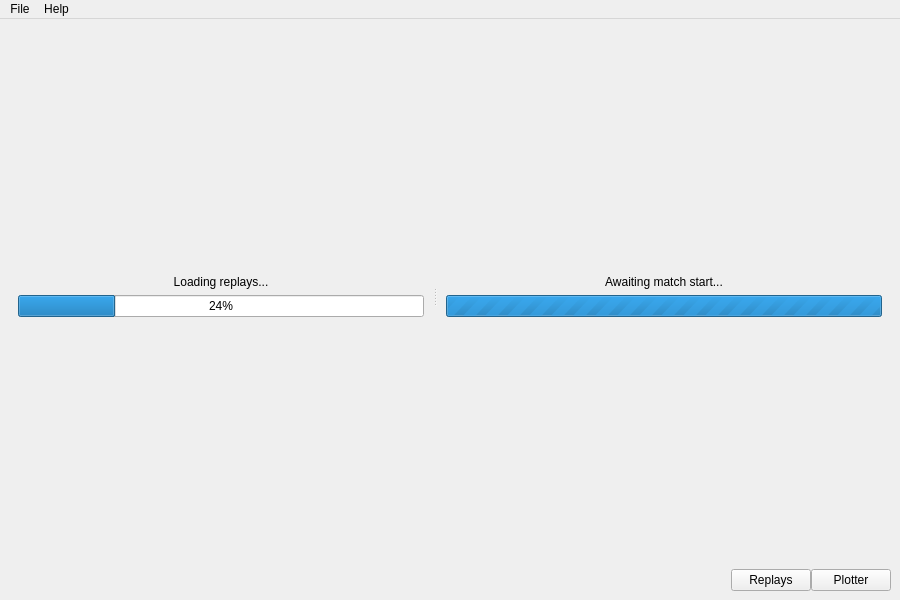
<?xml version="1.0" encoding="UTF-8"?>
<ui version="4.0">
 <class>MainWindow</class>
 <widget class="QMainWindow" name="MainWindow">
  <property name="geometry">
   <rect>
    <x>0</x>
    <y>0</y>
    <width>900</width>
    <height>600</height>
   </rect>
  </property>
  <property name="windowTitle">
   <string>WT Plotter</string>
  </property>
  <widget class="QWidget" name="centralwidget">
   <layout class="QVBoxLayout" name="verticalLayout">
    <item>
     <widget class="QSplitter" name="splitter">
      <property name="orientation">
       <enum>Qt::Orientation::Horizontal</enum>
      </property>
      <widget class="QStackedWidget" name="stackedWidget_1">
       <property name="currentIndex">
        <number>1</number>
       </property>
       <widget class="QWidget" name="page_4">
        <layout class="QVBoxLayout" name="verticalLayout_6">
         <item>
          <widget class="QTreeView" name="replayTreeView">
           <property name="sizePolicy">
            <sizepolicy hsizetype="Expanding" vsizetype="Expanding">
             <horstretch>0</horstretch>
             <verstretch>0</verstretch>
            </sizepolicy>
           </property>
           <property name="minimumSize">
            <size>
             <width>258</width>
             <height>258</height>
            </size>
           </property>
           <property name="maximumSize">
            <size>
             <width>16777215</width>
             <height>16777215</height>
            </size>
           </property>
          </widget>
         </item>
         <item>
          <layout class="QHBoxLayout" name="horizontalLayout_2">
           <property name="spacing">
            <number>0</number>
           </property>
           <item>
            <widget class="QToolButton" name="collapseButton">
             <property name="text">
              <string>Collapse</string>
             </property>
            </widget>
           </item>
           <item>
            <widget class="QToolButton" name="expandButton">
             <property name="text">
              <string>Expand</string>
             </property>
            </widget>
           </item>
           <item>
            <widget class="QToolButton" name="refreshButton">
             <property name="text">
              <string>Refresh</string>
             </property>
            </widget>
           </item>
           <item>
            <spacer name="horizontalSpacer">
             <property name="orientation">
              <enum>Qt::Orientation::Horizontal</enum>
             </property>
             <property name="sizeHint" stdset="0">
              <size>
               <width>40</width>
               <height>20</height>
              </size>
             </property>
            </spacer>
           </item>
          </layout>
         </item>
        </layout>
       </widget>
       <widget class="QWidget" name="page_5">
        <layout class="QVBoxLayout" name="verticalLayout_8">
         <item>
          <spacer name="verticalSpacer_3">
           <property name="orientation">
            <enum>Qt::Orientation::Vertical</enum>
           </property>
           <property name="sizeHint" stdset="0">
            <size>
             <width>20</width>
             <height>40</height>
            </size>
           </property>
          </spacer>
         </item>
         <item>
          <widget class="QLabel" name="label">
           <property name="text">
            <string>Loading replays...</string>
           </property>
           <property name="alignment">
            <set>Qt::AlignmentFlag::AlignCenter</set>
           </property>
          </widget>
         </item>
         <item>
          <widget class="QProgressBar" name="replayLoadingProgressBar">
           <property name="value">
            <number>24</number>
           </property>
          </widget>
         </item>
         <item>
          <spacer name="verticalSpacer_4">
           <property name="orientation">
            <enum>Qt::Orientation::Vertical</enum>
           </property>
           <property name="sizeHint" stdset="0">
            <size>
             <width>20</width>
             <height>40</height>
            </size>
           </property>
          </spacer>
         </item>
        </layout>
       </widget>
      </widget>
      <widget class="QStackedWidget" name="stackedWidget_2">
       <property name="currentIndex">
        <number>2</number>
       </property>
       <widget class="QWidget" name="page">
        <layout class="QVBoxLayout" name="verticalLayout_2">
         <property name="topMargin">
          <number>9</number>
         </property>
         <property name="bottomMargin">
          <number>9</number>
         </property>
         <item>
          <widget class="QFrame" name="frame">
           <property name="frameShape">
            <enum>QFrame::Shape::StyledPanel</enum>
           </property>
           <property name="frameShadow">
            <enum>QFrame::Shadow::Raised</enum>
           </property>
           <layout class="QHBoxLayout" name="horizontalLayout">
            <item>
             <layout class="QVBoxLayout" name="verticalLayout_9">
              <item>
               <widget class="QLabel" name="mapNameLabel">
                <property name="text">
                 <string>Map:</string>
                </property>
               </widget>
              </item>
              <item>
               <widget class="QLabel" name="difficultyLabel">
                <property name="text">
                 <string>Difficulty:</string>
                </property>
               </widget>
              </item>
              <item>
               <widget class="QLabel" name="startTimeLabel">
                <property name="text">
                 <string>Start time:</string>
                </property>
               </widget>
              </item>
              <item>
               <widget class="QLabel" name="timePlayedLabel">
                <property name="text">
                 <string>Time played:</string>
                </property>
               </widget>
              </item>
              <item>
               <widget class="QLabel" name="resultLabel">
                <property name="text">
                 <string>Result:</string>
                </property>
               </widget>
              </item>
             </layout>
            </item>
            <item>
             <widget class="QLabel" name="mapImage">
              <property name="text">
               <string/>
              </property>
              <property name="alignment">
               <set>Qt::AlignmentFlag::AlignCenter</set>
              </property>
             </widget>
            </item>
           </layout>
          </widget>
         </item>
         <item>
          <widget class="QPushButton" name="openServerReplayButton">
           <property name="text">
            <string>Server replay</string>
           </property>
           <property name="icon">
            <iconset theme="QIcon::ThemeIcon::WindowNew"/>
           </property>
          </widget>
         </item>
         <item>
          <widget class="QTabWidget" name="tabWidget">
           <property name="currentIndex">
            <number>0</number>
           </property>
           <widget class="QWidget" name="tab">
            <attribute name="title">
             <string>Allies Team</string>
            </attribute>
            <layout class="QVBoxLayout" name="verticalLayout_3">
             <item>
              <widget class="QTableWidget" name="alliesTable"/>
             </item>
            </layout>
           </widget>
           <widget class="QWidget" name="tab_2">
            <attribute name="title">
             <string>Axis Team</string>
            </attribute>
            <layout class="QVBoxLayout" name="verticalLayout_4">
             <item>
              <widget class="QTableWidget" name="axisTable"/>
             </item>
            </layout>
           </widget>
          </widget>
         </item>
        </layout>
       </widget>
       <widget class="QWidget" name="page_2">
        <layout class="QVBoxLayout" name="verticalLayout_5">
         <property name="topMargin">
          <number>0</number>
         </property>
         <property name="bottomMargin">
          <number>0</number>
         </property>
         <item>
          <widget class="SceneImageViewer" name="mappa"/>
         </item>
        </layout>
       </widget>
       <widget class="QWidget" name="page_3">
        <layout class="QVBoxLayout" name="verticalLayout_7">
         <item>
          <spacer name="verticalSpacer_2">
           <property name="orientation">
            <enum>Qt::Orientation::Vertical</enum>
           </property>
           <property name="sizeHint" stdset="0">
            <size>
             <width>20</width>
             <height>40</height>
            </size>
           </property>
          </spacer>
         </item>
         <item>
          <widget class="QLabel" name="statusLabel">
           <property name="text">
            <string>Awaiting match start...</string>
           </property>
           <property name="alignment">
            <set>Qt::AlignmentFlag::AlignCenter</set>
           </property>
          </widget>
         </item>
         <item>
          <widget class="QProgressBar" name="progressBar">
           <property name="maximum">
            <number>0</number>
           </property>
           <property name="value">
            <number>-1</number>
           </property>
           <property name="alignment">
            <set>Qt::AlignmentFlag::AlignCenter</set>
           </property>
           <property name="textVisible">
            <bool>true</bool>
           </property>
          </widget>
         </item>
         <item>
          <spacer name="verticalSpacer">
           <property name="orientation">
            <enum>Qt::Orientation::Vertical</enum>
           </property>
           <property name="sizeHint" stdset="0">
            <size>
             <width>20</width>
             <height>40</height>
            </size>
           </property>
          </spacer>
         </item>
        </layout>
       </widget>
      </widget>
     </widget>
    </item>
    <item>
     <widget class="QFrame" name="horizontalFrame_2">
      <property name="sizePolicy">
       <sizepolicy hsizetype="Preferred" vsizetype="Fixed">
        <horstretch>0</horstretch>
        <verstretch>0</verstretch>
       </sizepolicy>
      </property>
      <layout class="QHBoxLayout" name="horizontalLayout_3" stretch="0,0,0">
       <property name="spacing">
        <number>0</number>
       </property>
       <property name="sizeConstraint">
        <enum>QLayout::SizeConstraint::SetDefaultConstraint</enum>
       </property>
       <property name="leftMargin">
        <number>0</number>
       </property>
       <property name="topMargin">
        <number>0</number>
       </property>
       <property name="rightMargin">
        <number>0</number>
       </property>
       <property name="bottomMargin">
        <number>0</number>
       </property>
       <item>
        <spacer name="horizontalSpacer_2">
         <property name="orientation">
          <enum>Qt::Orientation::Horizontal</enum>
         </property>
         <property name="sizeType">
          <enum>QSizePolicy::Policy::Expanding</enum>
         </property>
         <property name="sizeHint" stdset="0">
          <size>
           <width>40</width>
           <height>20</height>
          </size>
         </property>
        </spacer>
       </item>
       <item>
        <widget class="QPushButton" name="replayButton">
         <property name="text">
          <string>Replays</string>
         </property>
        </widget>
       </item>
       <item>
        <widget class="QPushButton" name="plotterButton">
         <property name="font">
          <font>
           <kerning>true</kerning>
          </font>
         </property>
         <property name="text">
          <string>Plotter</string>
         </property>
         <property name="default">
          <bool>false</bool>
         </property>
         <property name="flat">
          <bool>false</bool>
         </property>
        </widget>
       </item>
      </layout>
     </widget>
    </item>
   </layout>
  </widget>
  <widget class="QMenuBar" name="menubar">
   <property name="geometry">
    <rect>
     <x>0</x>
     <y>0</y>
     <width>900</width>
     <height>22</height>
    </rect>
   </property>
   <widget class="QMenu" name="menuFile">
    <property name="title">
     <string>File</string>
    </property>
    <addaction name="actionPreferences"/>
    <addaction name="actionQuit"/>
   </widget>
   <widget class="QMenu" name="menuHelp">
    <property name="title">
     <string>Help</string>
    </property>
    <addaction name="actionAbout"/>
   </widget>
   <addaction name="menuFile"/>
   <addaction name="menuHelp"/>
  </widget>
  <action name="actionPreferences">
   <property name="text">
    <string>Preferences</string>
   </property>
  </action>
  <action name="actionQuit">
   <property name="text">
    <string>Quit</string>
   </property>
  </action>
  <action name="actionAbout">
   <property name="text">
    <string>About</string>
   </property>
  </action>
  <action name="actionOpen_replay">
   <property name="text">
    <string>Open replay</string>
   </property>
  </action>
 </widget>
 <customwidgets>
  <customwidget>
   <class>SceneImageViewer</class>
   <extends>QGraphicsView</extends>
   <header>./sceneimageviewer.h</header>
  </customwidget>
 </customwidgets>
 <resources/>
 <connections/>
</ui>
